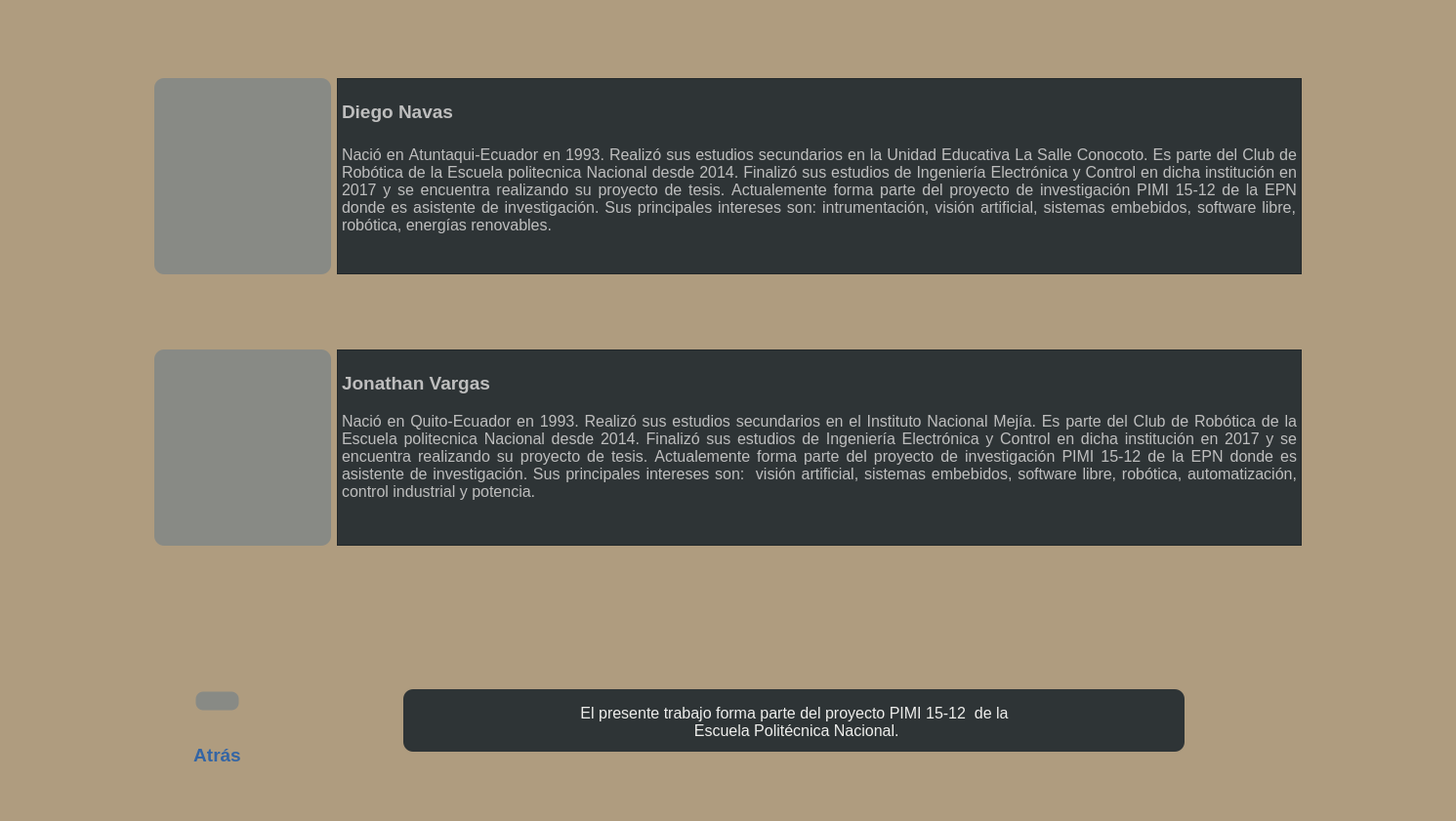
<?xml version="1.0" encoding="UTF-8"?>
<ui version="4.0">
 <class>v_autores11</class>
 <widget class="QMainWindow" name="v_autores11">
  <property name="geometry">
   <rect>
    <x>0</x>
    <y>0</y>
    <width>1491</width>
    <height>841</height>
   </rect>
  </property>
  <property name="windowTitle">
   <string>MainWindow</string>
  </property>
  <property name="styleSheet">
   <string notr="true">background-color: rgb(175, 156, 127);</string>
  </property>
  <widget class="QWidget" name="centralwidget">
   <layout class="QGridLayout" name="gridLayout_2">
    <item row="2" column="1">
     <spacer name="verticalSpacer_2">
      <property name="orientation">
       <enum>Qt::Vertical</enum>
      </property>
      <property name="sizeHint" stdset="0">
       <size>
        <width>20</width>
        <height>40</height>
       </size>
      </property>
     </spacer>
    </item>
    <item row="3" column="1">
     <layout class="QHBoxLayout" name="horizontalLayout_2">
      <item>
       <widget class="QFrame" name="frame_2">
        <property name="minimumSize">
         <size>
          <width>181</width>
          <height>201</height>
         </size>
        </property>
        <property name="styleSheet">
         <string notr="true">background-color: rgb(136, 138, 133);
border-width: 5px;
border-radius: 10px;</string>
        </property>
        <property name="frameShape">
         <enum>QFrame::StyledPanel</enum>
        </property>
        <property name="frameShadow">
         <enum>QFrame::Raised</enum>
        </property>
        <widget class="QLabel" name="label_2">
         <property name="geometry">
          <rect>
           <x>30</x>
           <y>20</y>
           <width>121</width>
           <height>151</height>
          </rect>
         </property>
         <property name="text">
          <string/>
         </property>
         <property name="pixmap">
          <pixmap resource="imagenes.qrc">:/imagenes/jona.jpg</pixmap>
         </property>
         <property name="scaledContents">
          <bool>true</bool>
         </property>
        </widget>
       </widget>
      </item>
      <item>
       <widget class="QTextEdit" name="textEdit_2">
        <property name="enabled">
         <bool>false</bool>
        </property>
        <property name="styleSheet">
         <string notr="true">background-color: rgb(46, 52, 54);</string>
        </property>
        <property name="html">
         <string>&lt;!DOCTYPE HTML PUBLIC &quot;-//W3C//DTD HTML 4.0//EN&quot; &quot;http://www.w3.org/TR/REC-html40/strict.dtd&quot;&gt;
&lt;html&gt;&lt;head&gt;&lt;meta name=&quot;qrichtext&quot; content=&quot;1&quot; /&gt;&lt;style type=&quot;text/css&quot;&gt;
p, li { white-space: pre-wrap; }
&lt;/style&gt;&lt;/head&gt;&lt;body style=&quot; font-family:'Ubuntu'; font-size:11pt; font-weight:400; font-style:normal;&quot;&gt;
&lt;p align=&quot;justify&quot; style=&quot;-qt-paragraph-type:empty; margin-top:0px; margin-bottom:0px; margin-left:0px; margin-right:0px; -qt-block-indent:0; text-indent:0px;&quot;&gt;&lt;br /&gt;&lt;/p&gt;
&lt;p align=&quot;justify&quot; style=&quot; margin-top:0px; margin-bottom:0px; margin-left:0px; margin-right:0px; -qt-block-indent:0; text-indent:0px;&quot;&gt;&lt;span style=&quot; font-size:14pt; font-weight:600;&quot;&gt;Jonathan Vargas&lt;/span&gt;&lt;/p&gt;
&lt;p align=&quot;justify&quot; style=&quot;-qt-paragraph-type:empty; margin-top:0px; margin-bottom:0px; margin-left:0px; margin-right:0px; -qt-block-indent:0; text-indent:0px;&quot;&gt;&lt;br /&gt;&lt;/p&gt;
&lt;p align=&quot;justify&quot; style=&quot; margin-top:0px; margin-bottom:0px; margin-left:0px; margin-right:0px; -qt-block-indent:0; text-indent:0px;&quot;&gt;&lt;span style=&quot; font-size:12pt;&quot;&gt;Nació&lt;/span&gt;&lt;span style=&quot; font-size:12pt; color:#c0c0c0;&quot;&gt; &lt;/span&gt;&lt;span style=&quot; font-size:12pt;&quot;&gt;en&lt;/span&gt;&lt;span style=&quot; font-size:12pt; color:#c0c0c0;&quot;&gt; &lt;/span&gt;&lt;span style=&quot; font-size:12pt;&quot;&gt;Quito-Ecuador&lt;/span&gt;&lt;span style=&quot; font-size:12pt; color:#c0c0c0;&quot;&gt; &lt;/span&gt;&lt;span style=&quot; font-size:12pt;&quot;&gt;en&lt;/span&gt;&lt;span style=&quot; font-size:12pt; color:#c0c0c0;&quot;&gt; &lt;/span&gt;&lt;span style=&quot; font-size:12pt;&quot;&gt;1993.&lt;/span&gt;&lt;span style=&quot; font-size:12pt; color:#c0c0c0;&quot;&gt; &lt;/span&gt;&lt;span style=&quot; font-size:12pt;&quot;&gt;Realizó&lt;/span&gt;&lt;span style=&quot; font-size:12pt; color:#c0c0c0;&quot;&gt; &lt;/span&gt;&lt;span style=&quot; font-size:12pt;&quot;&gt;sus&lt;/span&gt;&lt;span style=&quot; font-size:12pt; color:#c0c0c0;&quot;&gt; &lt;/span&gt;&lt;span style=&quot; font-size:12pt;&quot;&gt;estudios&lt;/span&gt;&lt;span style=&quot; font-size:12pt; color:#c0c0c0;&quot;&gt; &lt;/span&gt;&lt;span style=&quot; font-size:12pt;&quot;&gt;secundarios&lt;/span&gt;&lt;span style=&quot; font-size:12pt; color:#c0c0c0;&quot;&gt; &lt;/span&gt;&lt;span style=&quot; font-size:12pt;&quot;&gt;en&lt;/span&gt;&lt;span style=&quot; font-size:12pt; color:#c0c0c0;&quot;&gt; &lt;/span&gt;&lt;span style=&quot; font-size:12pt;&quot;&gt;el&lt;/span&gt;&lt;span style=&quot; font-size:12pt; color:#c0c0c0;&quot;&gt; &lt;/span&gt;&lt;span style=&quot; font-size:12pt;&quot;&gt;Instituto&lt;/span&gt;&lt;span style=&quot; font-size:12pt; color:#c0c0c0;&quot;&gt; &lt;/span&gt;&lt;span style=&quot; font-size:12pt;&quot;&gt;Nacional&lt;/span&gt;&lt;span style=&quot; font-size:12pt; color:#c0c0c0;&quot;&gt; &lt;/span&gt;&lt;span style=&quot; font-size:12pt;&quot;&gt;Mejía.&lt;/span&gt;&lt;span style=&quot; font-size:12pt; color:#c0c0c0;&quot;&gt; &lt;/span&gt;&lt;span style=&quot; font-size:12pt;&quot;&gt;Es&lt;/span&gt;&lt;span style=&quot; font-size:12pt; color:#c0c0c0;&quot;&gt; &lt;/span&gt;&lt;span style=&quot; font-size:12pt;&quot;&gt;parte&lt;/span&gt;&lt;span style=&quot; font-size:12pt; color:#c0c0c0;&quot;&gt; &lt;/span&gt;&lt;span style=&quot; font-size:12pt;&quot;&gt;del&lt;/span&gt;&lt;span style=&quot; font-size:12pt; color:#c0c0c0;&quot;&gt; &lt;/span&gt;&lt;span style=&quot; font-size:12pt;&quot;&gt;Club&lt;/span&gt;&lt;span style=&quot; font-size:12pt; color:#c0c0c0;&quot;&gt; &lt;/span&gt;&lt;span style=&quot; font-size:12pt;&quot;&gt;de&lt;/span&gt;&lt;span style=&quot; font-size:12pt; color:#c0c0c0;&quot;&gt; &lt;/span&gt;&lt;span style=&quot; font-size:12pt;&quot;&gt;Robótica&lt;/span&gt;&lt;span style=&quot; font-size:12pt; color:#c0c0c0;&quot;&gt; &lt;/span&gt;&lt;span style=&quot; font-size:12pt;&quot;&gt;de&lt;/span&gt;&lt;span style=&quot; font-size:12pt; color:#c0c0c0;&quot;&gt; &lt;/span&gt;&lt;span style=&quot; font-size:12pt;&quot;&gt;la&lt;/span&gt;&lt;span style=&quot; font-size:12pt; color:#c0c0c0;&quot;&gt; &lt;/span&gt;&lt;span style=&quot; font-size:12pt;&quot;&gt;Escuela&lt;/span&gt;&lt;span style=&quot; font-size:12pt; color:#c0c0c0;&quot;&gt; &lt;/span&gt;&lt;span style=&quot; font-size:12pt;&quot;&gt;politecnica&lt;/span&gt;&lt;span style=&quot; font-size:12pt; color:#c0c0c0;&quot;&gt; &lt;/span&gt;&lt;span style=&quot; font-size:12pt;&quot;&gt;Nacional&lt;/span&gt;&lt;span style=&quot; font-size:12pt; color:#c0c0c0;&quot;&gt; &lt;/span&gt;&lt;span style=&quot; font-size:12pt;&quot;&gt;desde&lt;/span&gt;&lt;span style=&quot; font-size:12pt; color:#c0c0c0;&quot;&gt; &lt;/span&gt;&lt;span style=&quot; font-size:12pt;&quot;&gt;2014.&lt;/span&gt;&lt;span style=&quot; font-size:12pt; color:#c0c0c0;&quot;&gt; &lt;/span&gt;&lt;span style=&quot; font-size:12pt;&quot;&gt;Finalizó&lt;/span&gt;&lt;span style=&quot; font-size:12pt; color:#c0c0c0;&quot;&gt; &lt;/span&gt;&lt;span style=&quot; font-size:12pt;&quot;&gt;sus&lt;/span&gt;&lt;span style=&quot; font-size:12pt; color:#c0c0c0;&quot;&gt; &lt;/span&gt;&lt;span style=&quot; font-size:12pt;&quot;&gt;estudios&lt;/span&gt;&lt;span style=&quot; font-size:12pt; color:#c0c0c0;&quot;&gt; &lt;/span&gt;&lt;span style=&quot; font-size:12pt;&quot;&gt;de&lt;/span&gt;&lt;span style=&quot; font-size:12pt; color:#c0c0c0;&quot;&gt; &lt;/span&gt;&lt;span style=&quot; font-size:12pt;&quot;&gt;Ingeniería&lt;/span&gt;&lt;span style=&quot; font-size:12pt; color:#c0c0c0;&quot;&gt; &lt;/span&gt;&lt;span style=&quot; font-size:12pt;&quot;&gt;Electrónica&lt;/span&gt;&lt;span style=&quot; font-size:12pt; color:#c0c0c0;&quot;&gt; &lt;/span&gt;&lt;span style=&quot; font-size:12pt;&quot;&gt;y&lt;/span&gt;&lt;span style=&quot; font-size:12pt; color:#c0c0c0;&quot;&gt; &lt;/span&gt;&lt;span style=&quot; font-size:12pt;&quot;&gt;Control&lt;/span&gt;&lt;span style=&quot; font-size:12pt; color:#c0c0c0;&quot;&gt; &lt;/span&gt;&lt;span style=&quot; font-size:12pt;&quot;&gt;en&lt;/span&gt;&lt;span style=&quot; font-size:12pt; color:#c0c0c0;&quot;&gt; &lt;/span&gt;&lt;span style=&quot; font-size:12pt;&quot;&gt;dicha&lt;/span&gt;&lt;span style=&quot; font-size:12pt; color:#c0c0c0;&quot;&gt; &lt;/span&gt;&lt;span style=&quot; font-size:12pt;&quot;&gt;institución&lt;/span&gt;&lt;span style=&quot; font-size:12pt; color:#c0c0c0;&quot;&gt; &lt;/span&gt;&lt;span style=&quot; font-size:12pt;&quot;&gt;en&lt;/span&gt;&lt;span style=&quot; font-size:12pt; color:#c0c0c0;&quot;&gt; &lt;/span&gt;&lt;span style=&quot; font-size:12pt;&quot;&gt;2017&lt;/span&gt;&lt;span style=&quot; font-size:12pt; color:#c0c0c0;&quot;&gt; &lt;/span&gt;&lt;span style=&quot; font-size:12pt;&quot;&gt;y&lt;/span&gt;&lt;span style=&quot; font-size:12pt; color:#c0c0c0;&quot;&gt; &lt;/span&gt;&lt;span style=&quot; font-size:12pt;&quot;&gt;se&lt;/span&gt;&lt;span style=&quot; font-size:12pt; color:#c0c0c0;&quot;&gt; &lt;/span&gt;&lt;span style=&quot; font-size:12pt;&quot;&gt;encuentra&lt;/span&gt;&lt;span style=&quot; font-size:12pt; color:#c0c0c0;&quot;&gt; &lt;/span&gt;&lt;span style=&quot; font-size:12pt;&quot;&gt;realizando&lt;/span&gt;&lt;span style=&quot; font-size:12pt; color:#c0c0c0;&quot;&gt; &lt;/span&gt;&lt;span style=&quot; font-size:12pt;&quot;&gt;su&lt;/span&gt;&lt;span style=&quot; font-size:12pt; color:#c0c0c0;&quot;&gt; &lt;/span&gt;&lt;span style=&quot; font-size:12pt;&quot;&gt;proyecto&lt;/span&gt;&lt;span style=&quot; font-size:12pt; color:#c0c0c0;&quot;&gt; &lt;/span&gt;&lt;span style=&quot; font-size:12pt;&quot;&gt;de&lt;/span&gt;&lt;span style=&quot; font-size:12pt; color:#c0c0c0;&quot;&gt; &lt;/span&gt;&lt;span style=&quot; font-size:12pt;&quot;&gt;tesis.&lt;/span&gt;&lt;span style=&quot; font-size:12pt; color:#c0c0c0;&quot;&gt; &lt;/span&gt;&lt;span style=&quot; font-size:12pt;&quot;&gt;Actualemente&lt;/span&gt;&lt;span style=&quot; font-size:12pt; color:#c0c0c0;&quot;&gt; &lt;/span&gt;&lt;span style=&quot; font-size:12pt;&quot;&gt;forma&lt;/span&gt;&lt;span style=&quot; font-size:12pt; color:#c0c0c0;&quot;&gt; &lt;/span&gt;&lt;span style=&quot; font-size:12pt;&quot;&gt;parte&lt;/span&gt;&lt;span style=&quot; font-size:12pt; color:#c0c0c0;&quot;&gt; &lt;/span&gt;&lt;span style=&quot; font-size:12pt;&quot;&gt;del&lt;/span&gt;&lt;span style=&quot; font-size:12pt; color:#c0c0c0;&quot;&gt; &lt;/span&gt;&lt;span style=&quot; font-size:12pt;&quot;&gt;proyecto&lt;/span&gt;&lt;span style=&quot; font-size:12pt; color:#c0c0c0;&quot;&gt; &lt;/span&gt;&lt;span style=&quot; font-size:12pt;&quot;&gt;de&lt;/span&gt;&lt;span style=&quot; font-size:12pt; color:#c0c0c0;&quot;&gt; &lt;/span&gt;&lt;span style=&quot; font-size:12pt;&quot;&gt;investigación&lt;/span&gt;&lt;span style=&quot; font-size:12pt; color:#c0c0c0;&quot;&gt; &lt;/span&gt;&lt;span style=&quot; font-size:12pt;&quot;&gt;PIMI&lt;/span&gt;&lt;span style=&quot; font-size:12pt; color:#c0c0c0;&quot;&gt; &lt;/span&gt;&lt;span style=&quot; font-size:12pt;&quot;&gt;15-12&lt;/span&gt;&lt;span style=&quot; font-size:12pt; color:#c0c0c0;&quot;&gt; &lt;/span&gt;&lt;span style=&quot; font-size:12pt;&quot;&gt;de&lt;/span&gt;&lt;span style=&quot; font-size:12pt; color:#c0c0c0;&quot;&gt; &lt;/span&gt;&lt;span style=&quot; font-size:12pt;&quot;&gt;la&lt;/span&gt;&lt;span style=&quot; font-size:12pt; color:#c0c0c0;&quot;&gt; &lt;/span&gt;&lt;span style=&quot; font-size:12pt;&quot;&gt;EPN&lt;/span&gt;&lt;span style=&quot; font-size:12pt; color:#c0c0c0;&quot;&gt; &lt;/span&gt;&lt;span style=&quot; font-size:12pt;&quot;&gt;donde&lt;/span&gt;&lt;span style=&quot; font-size:12pt; color:#c0c0c0;&quot;&gt; &lt;/span&gt;&lt;span style=&quot; font-size:12pt;&quot;&gt;es&lt;/span&gt;&lt;span style=&quot; font-size:12pt; color:#c0c0c0;&quot;&gt; &lt;/span&gt;&lt;span style=&quot; font-size:12pt;&quot;&gt;asistente&lt;/span&gt;&lt;span style=&quot; font-size:12pt; color:#c0c0c0;&quot;&gt; &lt;/span&gt;&lt;span style=&quot; font-size:12pt;&quot;&gt;de&lt;/span&gt;&lt;span style=&quot; font-size:12pt; color:#c0c0c0;&quot;&gt; &lt;/span&gt;&lt;span style=&quot; font-size:12pt;&quot;&gt;investigación.&lt;/span&gt;&lt;span style=&quot; font-size:12pt; color:#c0c0c0;&quot;&gt; &lt;/span&gt;&lt;span style=&quot; font-size:12pt;&quot;&gt;Sus&lt;/span&gt;&lt;span style=&quot; font-size:12pt; color:#c0c0c0;&quot;&gt; &lt;/span&gt;&lt;span style=&quot; font-size:12pt;&quot;&gt;principales&lt;/span&gt;&lt;span style=&quot; font-size:12pt; color:#c0c0c0;&quot;&gt; &lt;/span&gt;&lt;span style=&quot; font-size:12pt;&quot;&gt;intereses&lt;/span&gt;&lt;span style=&quot; font-size:12pt; color:#c0c0c0;&quot;&gt; &lt;/span&gt;&lt;span style=&quot; font-size:12pt;&quot;&gt;son:&lt;/span&gt;&lt;span style=&quot; font-size:12pt; color:#c0c0c0;&quot;&gt;  &lt;/span&gt;&lt;span style=&quot; font-size:12pt;&quot;&gt;visión&lt;/span&gt;&lt;span style=&quot; font-size:12pt; color:#c0c0c0;&quot;&gt; &lt;/span&gt;&lt;span style=&quot; font-size:12pt;&quot;&gt;artificial,&lt;/span&gt;&lt;span style=&quot; font-size:12pt; color:#c0c0c0;&quot;&gt; &lt;/span&gt;&lt;span style=&quot; font-size:12pt;&quot;&gt;sistemas&lt;/span&gt;&lt;span style=&quot; font-size:12pt; color:#c0c0c0;&quot;&gt; &lt;/span&gt;&lt;span style=&quot; font-size:12pt;&quot;&gt;embebidos,&lt;/span&gt;&lt;span style=&quot; font-size:12pt; color:#c0c0c0;&quot;&gt; &lt;/span&gt;&lt;span style=&quot; font-size:12pt;&quot;&gt;software&lt;/span&gt;&lt;span style=&quot; font-size:12pt; color:#c0c0c0;&quot;&gt; &lt;/span&gt;&lt;span style=&quot; font-size:12pt;&quot;&gt;libre,&lt;/span&gt;&lt;span style=&quot; font-size:12pt; color:#c0c0c0;&quot;&gt; &lt;/span&gt;&lt;span style=&quot; font-size:12pt;&quot;&gt;robótica,&lt;/span&gt;&lt;span style=&quot; font-size:12pt; color:#c0c0c0;&quot;&gt; &lt;/span&gt;&lt;span style=&quot; font-size:12pt;&quot;&gt;automatización,&lt;/span&gt;&lt;span style=&quot; font-size:12pt; color:#c0c0c0;&quot;&gt; &lt;/span&gt;&lt;span style=&quot; font-size:12pt;&quot;&gt;control&lt;/span&gt;&lt;span style=&quot; font-size:12pt; color:#c0c0c0;&quot;&gt; &lt;/span&gt;&lt;span style=&quot; font-size:12pt;&quot;&gt;industrial&lt;/span&gt;&lt;span style=&quot; font-size:12pt; color:#c0c0c0;&quot;&gt; &lt;/span&gt;&lt;span style=&quot; font-size:12pt;&quot;&gt;y&lt;/span&gt;&lt;span style=&quot; font-size:12pt; color:#c0c0c0;&quot;&gt; &lt;/span&gt;&lt;span style=&quot; font-size:12pt;&quot;&gt;potencia.&lt;/span&gt;&lt;/p&gt;&lt;/body&gt;&lt;/html&gt;</string>
        </property>
       </widget>
      </item>
     </layout>
    </item>
    <item row="4" column="1">
     <spacer name="verticalSpacer">
      <property name="orientation">
       <enum>Qt::Vertical</enum>
      </property>
      <property name="sizeHint" stdset="0">
       <size>
        <width>20</width>
        <height>40</height>
       </size>
      </property>
     </spacer>
    </item>
    <item row="5" column="1">
     <spacer name="verticalSpacer_4">
      <property name="orientation">
       <enum>Qt::Vertical</enum>
      </property>
      <property name="sizeHint" stdset="0">
       <size>
        <width>20</width>
        <height>40</height>
       </size>
      </property>
     </spacer>
    </item>
    <item row="6" column="1">
     <layout class="QHBoxLayout" name="horizontalLayout_4">
      <item>
       <spacer name="horizontalSpacer_4">
        <property name="orientation">
         <enum>Qt::Horizontal</enum>
        </property>
        <property name="sizeHint" stdset="0">
         <size>
          <width>40</width>
          <height>20</height>
         </size>
        </property>
       </spacer>
      </item>
      <item>
       <layout class="QVBoxLayout" name="verticalLayout">
        <item>
         <widget class="QPushButton" name="btRegresar">
          <property name="styleSheet">
           <string notr="true">background-color: rgb(136, 138, 133);
border-style: solid;
border-width: 5px;
border-radius: 10px;</string>
          </property>
          <property name="text">
           <string/>
          </property>
          <property name="icon">
           <iconset resource="imagenes.qrc">
            <normaloff>:/imagenes/retroceso-rapido(1).png</normaloff>:/imagenes/retroceso-rapido(1).png</iconset>
          </property>
          <property name="iconSize">
           <size>
            <width>60</width>
            <height>60</height>
           </size>
          </property>
         </widget>
        </item>
        <item>
         <widget class="QLabel" name="label_3">
          <property name="palette">
           <palette>
            <active>
             <colorrole role="WindowText">
              <brush brushstyle="SolidPattern">
               <color alpha="255">
                <red>52</red>
                <green>101</green>
                <blue>164</blue>
               </color>
              </brush>
             </colorrole>
             <colorrole role="Button">
              <brush brushstyle="SolidPattern">
               <color alpha="255">
                <red>175</red>
                <green>156</green>
                <blue>127</blue>
               </color>
              </brush>
             </colorrole>
             <colorrole role="Base">
              <brush brushstyle="SolidPattern">
               <color alpha="255">
                <red>175</red>
                <green>156</green>
                <blue>127</blue>
               </color>
              </brush>
             </colorrole>
             <colorrole role="Window">
              <brush brushstyle="SolidPattern">
               <color alpha="255">
                <red>175</red>
                <green>156</green>
                <blue>127</blue>
               </color>
              </brush>
             </colorrole>
            </active>
            <inactive>
             <colorrole role="WindowText">
              <brush brushstyle="SolidPattern">
               <color alpha="255">
                <red>52</red>
                <green>101</green>
                <blue>164</blue>
               </color>
              </brush>
             </colorrole>
             <colorrole role="Button">
              <brush brushstyle="SolidPattern">
               <color alpha="255">
                <red>175</red>
                <green>156</green>
                <blue>127</blue>
               </color>
              </brush>
             </colorrole>
             <colorrole role="Base">
              <brush brushstyle="SolidPattern">
               <color alpha="255">
                <red>175</red>
                <green>156</green>
                <blue>127</blue>
               </color>
              </brush>
             </colorrole>
             <colorrole role="Window">
              <brush brushstyle="SolidPattern">
               <color alpha="255">
                <red>175</red>
                <green>156</green>
                <blue>127</blue>
               </color>
              </brush>
             </colorrole>
            </inactive>
            <disabled>
             <colorrole role="WindowText">
              <brush brushstyle="SolidPattern">
               <color alpha="255">
                <red>190</red>
                <green>190</green>
                <blue>190</blue>
               </color>
              </brush>
             </colorrole>
             <colorrole role="Button">
              <brush brushstyle="SolidPattern">
               <color alpha="255">
                <red>175</red>
                <green>156</green>
                <blue>127</blue>
               </color>
              </brush>
             </colorrole>
             <colorrole role="Base">
              <brush brushstyle="SolidPattern">
               <color alpha="255">
                <red>175</red>
                <green>156</green>
                <blue>127</blue>
               </color>
              </brush>
             </colorrole>
             <colorrole role="Window">
              <brush brushstyle="SolidPattern">
               <color alpha="255">
                <red>175</red>
                <green>156</green>
                <blue>127</blue>
               </color>
              </brush>
             </colorrole>
            </disabled>
           </palette>
          </property>
          <property name="font">
           <font>
            <pointsize>14</pointsize>
            <weight>75</weight>
            <bold>true</bold>
           </font>
          </property>
          <property name="text">
           <string>Atrás</string>
          </property>
          <property name="alignment">
           <set>Qt::AlignCenter</set>
          </property>
         </widget>
        </item>
       </layout>
      </item>
      <item>
       <spacer name="horizontalSpacer_3">
        <property name="orientation">
         <enum>Qt::Horizontal</enum>
        </property>
        <property name="sizeHint" stdset="0">
         <size>
          <width>40</width>
          <height>20</height>
         </size>
        </property>
       </spacer>
      </item>
      <item>
       <spacer name="horizontalSpacer_7">
        <property name="orientation">
         <enum>Qt::Horizontal</enum>
        </property>
        <property name="sizeHint" stdset="0">
         <size>
          <width>40</width>
          <height>20</height>
         </size>
        </property>
       </spacer>
      </item>
      <item>
       <spacer name="horizontalSpacer_6">
        <property name="orientation">
         <enum>Qt::Horizontal</enum>
        </property>
        <property name="sizeHint" stdset="0">
         <size>
          <width>40</width>
          <height>20</height>
         </size>
        </property>
       </spacer>
      </item>
      <item>
       <spacer name="horizontalSpacer_5">
        <property name="orientation">
         <enum>Qt::Horizontal</enum>
        </property>
        <property name="sizeHint" stdset="0">
         <size>
          <width>40</width>
          <height>20</height>
         </size>
        </property>
       </spacer>
      </item>
      <item>
       <layout class="QVBoxLayout" name="verticalLayout_2">
        <item>
         <widget class="QGroupBox" name="groupBox">
          <property name="minimumSize">
           <size>
            <width>800</width>
            <height>50</height>
           </size>
          </property>
          <property name="styleSheet">
           <string notr="true">background-color: rgb(46, 52, 54);
border-width: 5px;
border-radius: 10px;</string>
          </property>
          <property name="title">
           <string/>
          </property>
          <layout class="QGridLayout" name="gridLayout">
           <item row="0" column="0">
            <layout class="QHBoxLayout" name="horizontalLayout_3">
             <item>
              <spacer name="horizontalSpacer">
               <property name="orientation">
                <enum>Qt::Horizontal</enum>
               </property>
               <property name="sizeHint" stdset="0">
                <size>
                 <width>40</width>
                 <height>20</height>
                </size>
               </property>
              </spacer>
             </item>
             <item>
              <widget class="QLabel" name="label_4">
               <property name="palette">
                <palette>
                 <active>
                  <colorrole role="WindowText">
                   <brush brushstyle="SolidPattern">
                    <color alpha="255">
                     <red>238</red>
                     <green>238</green>
                     <blue>236</blue>
                    </color>
                   </brush>
                  </colorrole>
                  <colorrole role="Button">
                   <brush brushstyle="SolidPattern">
                    <color alpha="255">
                     <red>46</red>
                     <green>52</green>
                     <blue>54</blue>
                    </color>
                   </brush>
                  </colorrole>
                  <colorrole role="Base">
                   <brush brushstyle="SolidPattern">
                    <color alpha="255">
                     <red>46</red>
                     <green>52</green>
                     <blue>54</blue>
                    </color>
                   </brush>
                  </colorrole>
                  <colorrole role="Window">
                   <brush brushstyle="SolidPattern">
                    <color alpha="255">
                     <red>46</red>
                     <green>52</green>
                     <blue>54</blue>
                    </color>
                   </brush>
                  </colorrole>
                 </active>
                 <inactive>
                  <colorrole role="WindowText">
                   <brush brushstyle="SolidPattern">
                    <color alpha="255">
                     <red>238</red>
                     <green>238</green>
                     <blue>236</blue>
                    </color>
                   </brush>
                  </colorrole>
                  <colorrole role="Button">
                   <brush brushstyle="SolidPattern">
                    <color alpha="255">
                     <red>46</red>
                     <green>52</green>
                     <blue>54</blue>
                    </color>
                   </brush>
                  </colorrole>
                  <colorrole role="Base">
                   <brush brushstyle="SolidPattern">
                    <color alpha="255">
                     <red>46</red>
                     <green>52</green>
                     <blue>54</blue>
                    </color>
                   </brush>
                  </colorrole>
                  <colorrole role="Window">
                   <brush brushstyle="SolidPattern">
                    <color alpha="255">
                     <red>46</red>
                     <green>52</green>
                     <blue>54</blue>
                    </color>
                   </brush>
                  </colorrole>
                 </inactive>
                 <disabled>
                  <colorrole role="WindowText">
                   <brush brushstyle="SolidPattern">
                    <color alpha="255">
                     <red>190</red>
                     <green>190</green>
                     <blue>190</blue>
                    </color>
                   </brush>
                  </colorrole>
                  <colorrole role="Button">
                   <brush brushstyle="SolidPattern">
                    <color alpha="255">
                     <red>46</red>
                     <green>52</green>
                     <blue>54</blue>
                    </color>
                   </brush>
                  </colorrole>
                  <colorrole role="Base">
                   <brush brushstyle="SolidPattern">
                    <color alpha="255">
                     <red>46</red>
                     <green>52</green>
                     <blue>54</blue>
                    </color>
                   </brush>
                  </colorrole>
                  <colorrole role="Window">
                   <brush brushstyle="SolidPattern">
                    <color alpha="255">
                     <red>46</red>
                     <green>52</green>
                     <blue>54</blue>
                    </color>
                   </brush>
                  </colorrole>
                 </disabled>
                </palette>
               </property>
               <property name="font">
                <font>
                 <pointsize>12</pointsize>
                </font>
               </property>
               <property name="text">
                <string>El presente trabajo forma parte del proyecto PIMI 15-12  de la 
 Escuela Politécnica Nacional.</string>
               </property>
               <property name="alignment">
                <set>Qt::AlignCenter</set>
               </property>
              </widget>
             </item>
             <item>
              <spacer name="horizontalSpacer_2">
               <property name="orientation">
                <enum>Qt::Horizontal</enum>
               </property>
               <property name="sizeHint" stdset="0">
                <size>
                 <width>40</width>
                 <height>20</height>
                </size>
               </property>
              </spacer>
             </item>
            </layout>
           </item>
          </layout>
         </widget>
        </item>
        <item>
         <spacer name="verticalSpacer_5">
          <property name="orientation">
           <enum>Qt::Vertical</enum>
          </property>
          <property name="sizeHint" stdset="0">
           <size>
            <width>20</width>
            <height>40</height>
           </size>
          </property>
         </spacer>
        </item>
       </layout>
      </item>
      <item>
       <spacer name="horizontalSpacer_8">
        <property name="orientation">
         <enum>Qt::Horizontal</enum>
        </property>
        <property name="sizeHint" stdset="0">
         <size>
          <width>40</width>
          <height>20</height>
         </size>
        </property>
       </spacer>
      </item>
      <item>
       <spacer name="horizontalSpacer_10">
        <property name="orientation">
         <enum>Qt::Horizontal</enum>
        </property>
        <property name="sizeHint" stdset="0">
         <size>
          <width>40</width>
          <height>20</height>
         </size>
        </property>
       </spacer>
      </item>
      <item>
       <spacer name="horizontalSpacer_9">
        <property name="orientation">
         <enum>Qt::Horizontal</enum>
        </property>
        <property name="sizeHint" stdset="0">
         <size>
          <width>40</width>
          <height>20</height>
         </size>
        </property>
       </spacer>
      </item>
     </layout>
    </item>
    <item row="0" column="1">
     <spacer name="verticalSpacer_3">
      <property name="orientation">
       <enum>Qt::Vertical</enum>
      </property>
      <property name="sizeHint" stdset="0">
       <size>
        <width>20</width>
        <height>40</height>
       </size>
      </property>
     </spacer>
    </item>
    <item row="1" column="0">
     <spacer name="horizontalSpacer_11">
      <property name="orientation">
       <enum>Qt::Horizontal</enum>
      </property>
      <property name="sizeHint" stdset="0">
       <size>
        <width>40</width>
        <height>20</height>
       </size>
      </property>
     </spacer>
    </item>
    <item row="1" column="1">
     <layout class="QHBoxLayout" name="horizontalLayout">
      <item>
       <widget class="QFrame" name="frame">
        <property name="minimumSize">
         <size>
          <width>181</width>
          <height>201</height>
         </size>
        </property>
        <property name="styleSheet">
         <string notr="true">background-color: rgb(136, 138, 133);
border-width: 5px;
border-radius: 10px;</string>
        </property>
        <property name="frameShape">
         <enum>QFrame::StyledPanel</enum>
        </property>
        <property name="frameShadow">
         <enum>QFrame::Raised</enum>
        </property>
        <widget class="QLabel" name="label">
         <property name="geometry">
          <rect>
           <x>20</x>
           <y>10</y>
           <width>141</width>
           <height>181</height>
          </rect>
         </property>
         <property name="minimumSize">
          <size>
           <width>141</width>
           <height>0</height>
          </size>
         </property>
         <property name="text">
          <string/>
         </property>
         <property name="pixmap">
          <pixmap resource="imagenes.qrc">:/imagenes/diego.jpg</pixmap>
         </property>
         <property name="scaledContents">
          <bool>true</bool>
         </property>
        </widget>
       </widget>
      </item>
      <item>
       <widget class="QTextEdit" name="textEdit">
        <property name="enabled">
         <bool>false</bool>
        </property>
        <property name="styleSheet">
         <string notr="true">background-color: rgb(46, 52, 54);</string>
        </property>
        <property name="html">
         <string>&lt;!DOCTYPE HTML PUBLIC &quot;-//W3C//DTD HTML 4.0//EN&quot; &quot;http://www.w3.org/TR/REC-html40/strict.dtd&quot;&gt;
&lt;html&gt;&lt;head&gt;&lt;meta name=&quot;qrichtext&quot; content=&quot;1&quot; /&gt;&lt;style type=&quot;text/css&quot;&gt;
p, li { white-space: pre-wrap; }
&lt;/style&gt;&lt;/head&gt;&lt;body style=&quot; font-family:'Ubuntu'; font-size:11pt; font-weight:400; font-style:normal;&quot;&gt;
&lt;p align=&quot;justify&quot; style=&quot;-qt-paragraph-type:empty; margin-top:0px; margin-bottom:0px; margin-left:0px; margin-right:0px; -qt-block-indent:0; text-indent:0px;&quot;&gt;&lt;br /&gt;&lt;/p&gt;
&lt;p align=&quot;justify&quot; style=&quot; margin-top:0px; margin-bottom:0px; margin-left:0px; margin-right:0px; -qt-block-indent:0; text-indent:0px;&quot;&gt;&lt;span style=&quot; font-size:14pt; font-weight:600;&quot;&gt;Diego Navas&lt;/span&gt;&lt;/p&gt;
&lt;p align=&quot;justify&quot; style=&quot;-qt-paragraph-type:empty; margin-top:0px; margin-bottom:0px; margin-left:0px; margin-right:0px; -qt-block-indent:0; text-indent:0px; font-size:14pt; font-weight:600;&quot;&gt;&lt;br /&gt;&lt;/p&gt;
&lt;p align=&quot;justify&quot; style=&quot; margin-top:0px; margin-bottom:0px; margin-left:0px; margin-right:0px; -qt-block-indent:0; text-indent:0px;&quot;&gt;&lt;span style=&quot; font-size:12pt;&quot;&gt;Nació&lt;/span&gt;&lt;span style=&quot; font-size:12pt; color:#c0c0c0;&quot;&gt; &lt;/span&gt;&lt;span style=&quot; font-size:12pt;&quot;&gt;en&lt;/span&gt;&lt;span style=&quot; font-size:12pt; color:#c0c0c0;&quot;&gt; &lt;/span&gt;&lt;span style=&quot; font-size:12pt;&quot;&gt;Atuntaqui-Ecuador&lt;/span&gt;&lt;span style=&quot; font-size:12pt; color:#c0c0c0;&quot;&gt; &lt;/span&gt;&lt;span style=&quot; font-size:12pt;&quot;&gt;en&lt;/span&gt;&lt;span style=&quot; font-size:12pt; color:#c0c0c0;&quot;&gt; &lt;/span&gt;&lt;span style=&quot; font-size:12pt;&quot;&gt;1993.&lt;/span&gt;&lt;span style=&quot; font-size:12pt; color:#c0c0c0;&quot;&gt; &lt;/span&gt;&lt;span style=&quot; font-size:12pt;&quot;&gt;Realizó&lt;/span&gt;&lt;span style=&quot; font-size:12pt; color:#c0c0c0;&quot;&gt; &lt;/span&gt;&lt;span style=&quot; font-size:12pt;&quot;&gt;sus&lt;/span&gt;&lt;span style=&quot; font-size:12pt; color:#c0c0c0;&quot;&gt; &lt;/span&gt;&lt;span style=&quot; font-size:12pt;&quot;&gt;estudios&lt;/span&gt;&lt;span style=&quot; font-size:12pt; color:#c0c0c0;&quot;&gt; &lt;/span&gt;&lt;span style=&quot; font-size:12pt;&quot;&gt;secundarios&lt;/span&gt;&lt;span style=&quot; font-size:12pt; color:#c0c0c0;&quot;&gt; &lt;/span&gt;&lt;span style=&quot; font-size:12pt;&quot;&gt;en la Unidad Educativa La Salle Conocoto.&lt;/span&gt;&lt;span style=&quot; font-size:12pt; color:#c0c0c0;&quot;&gt; &lt;/span&gt;&lt;span style=&quot; font-size:12pt;&quot;&gt;Es&lt;/span&gt;&lt;span style=&quot; font-size:12pt; color:#c0c0c0;&quot;&gt; &lt;/span&gt;&lt;span style=&quot; font-size:12pt;&quot;&gt;parte&lt;/span&gt;&lt;span style=&quot; font-size:12pt; color:#c0c0c0;&quot;&gt; &lt;/span&gt;&lt;span style=&quot; font-size:12pt;&quot;&gt;del&lt;/span&gt;&lt;span style=&quot; font-size:12pt; color:#c0c0c0;&quot;&gt; &lt;/span&gt;&lt;span style=&quot; font-size:12pt;&quot;&gt;Club&lt;/span&gt;&lt;span style=&quot; font-size:12pt; color:#c0c0c0;&quot;&gt; &lt;/span&gt;&lt;span style=&quot; font-size:12pt;&quot;&gt;de&lt;/span&gt;&lt;span style=&quot; font-size:12pt; color:#c0c0c0;&quot;&gt; &lt;/span&gt;&lt;span style=&quot; font-size:12pt;&quot;&gt;Robótica&lt;/span&gt;&lt;span style=&quot; font-size:12pt; color:#c0c0c0;&quot;&gt; &lt;/span&gt;&lt;span style=&quot; font-size:12pt;&quot;&gt;de&lt;/span&gt;&lt;span style=&quot; font-size:12pt; color:#c0c0c0;&quot;&gt; &lt;/span&gt;&lt;span style=&quot; font-size:12pt;&quot;&gt;la&lt;/span&gt;&lt;span style=&quot; font-size:12pt; color:#c0c0c0;&quot;&gt; &lt;/span&gt;&lt;span style=&quot; font-size:12pt;&quot;&gt;Escuela&lt;/span&gt;&lt;span style=&quot; font-size:12pt; color:#c0c0c0;&quot;&gt; &lt;/span&gt;&lt;span style=&quot; font-size:12pt;&quot;&gt;politecnica&lt;/span&gt;&lt;span style=&quot; font-size:12pt; color:#c0c0c0;&quot;&gt; &lt;/span&gt;&lt;span style=&quot; font-size:12pt;&quot;&gt;Nacional&lt;/span&gt;&lt;span style=&quot; font-size:12pt; color:#c0c0c0;&quot;&gt; &lt;/span&gt;&lt;span style=&quot; font-size:12pt;&quot;&gt;desde&lt;/span&gt;&lt;span style=&quot; font-size:12pt; color:#c0c0c0;&quot;&gt; &lt;/span&gt;&lt;span style=&quot; font-size:12pt;&quot;&gt;2014.&lt;/span&gt;&lt;span style=&quot; font-size:12pt; color:#c0c0c0;&quot;&gt; &lt;/span&gt;&lt;span style=&quot; font-size:12pt;&quot;&gt;Finalizó&lt;/span&gt;&lt;span style=&quot; font-size:12pt; color:#c0c0c0;&quot;&gt; &lt;/span&gt;&lt;span style=&quot; font-size:12pt;&quot;&gt;sus&lt;/span&gt;&lt;span style=&quot; font-size:12pt; color:#c0c0c0;&quot;&gt; &lt;/span&gt;&lt;span style=&quot; font-size:12pt;&quot;&gt;estudios&lt;/span&gt;&lt;span style=&quot; font-size:12pt; color:#c0c0c0;&quot;&gt; &lt;/span&gt;&lt;span style=&quot; font-size:12pt;&quot;&gt;de&lt;/span&gt;&lt;span style=&quot; font-size:12pt; color:#c0c0c0;&quot;&gt; &lt;/span&gt;&lt;span style=&quot; font-size:12pt;&quot;&gt;Ingeniería&lt;/span&gt;&lt;span style=&quot; font-size:12pt; color:#c0c0c0;&quot;&gt; &lt;/span&gt;&lt;span style=&quot; font-size:12pt;&quot;&gt;Electrónica&lt;/span&gt;&lt;span style=&quot; font-size:12pt; color:#c0c0c0;&quot;&gt; &lt;/span&gt;&lt;span style=&quot; font-size:12pt;&quot;&gt;y&lt;/span&gt;&lt;span style=&quot; font-size:12pt; color:#c0c0c0;&quot;&gt; &lt;/span&gt;&lt;span style=&quot; font-size:12pt;&quot;&gt;Control&lt;/span&gt;&lt;span style=&quot; font-size:12pt; color:#c0c0c0;&quot;&gt; &lt;/span&gt;&lt;span style=&quot; font-size:12pt;&quot;&gt;en&lt;/span&gt;&lt;span style=&quot; font-size:12pt; color:#c0c0c0;&quot;&gt; &lt;/span&gt;&lt;span style=&quot; font-size:12pt;&quot;&gt;dicha&lt;/span&gt;&lt;span style=&quot; font-size:12pt; color:#c0c0c0;&quot;&gt; &lt;/span&gt;&lt;span style=&quot; font-size:12pt;&quot;&gt;institución&lt;/span&gt;&lt;span style=&quot; font-size:12pt; color:#c0c0c0;&quot;&gt; &lt;/span&gt;&lt;span style=&quot; font-size:12pt;&quot;&gt;en&lt;/span&gt;&lt;span style=&quot; font-size:12pt; color:#c0c0c0;&quot;&gt; &lt;/span&gt;&lt;span style=&quot; font-size:12pt;&quot;&gt;2017&lt;/span&gt;&lt;span style=&quot; font-size:12pt; color:#c0c0c0;&quot;&gt; &lt;/span&gt;&lt;span style=&quot; font-size:12pt;&quot;&gt;y&lt;/span&gt;&lt;span style=&quot; font-size:12pt; color:#c0c0c0;&quot;&gt; &lt;/span&gt;&lt;span style=&quot; font-size:12pt;&quot;&gt;se&lt;/span&gt;&lt;span style=&quot; font-size:12pt; color:#c0c0c0;&quot;&gt; &lt;/span&gt;&lt;span style=&quot; font-size:12pt;&quot;&gt;encuentra&lt;/span&gt;&lt;span style=&quot; font-size:12pt; color:#c0c0c0;&quot;&gt; &lt;/span&gt;&lt;span style=&quot; font-size:12pt;&quot;&gt;realizando&lt;/span&gt;&lt;span style=&quot; font-size:12pt; color:#c0c0c0;&quot;&gt; &lt;/span&gt;&lt;span style=&quot; font-size:12pt;&quot;&gt;su&lt;/span&gt;&lt;span style=&quot; font-size:12pt; color:#c0c0c0;&quot;&gt; &lt;/span&gt;&lt;span style=&quot; font-size:12pt;&quot;&gt;proyecto&lt;/span&gt;&lt;span style=&quot; font-size:12pt; color:#c0c0c0;&quot;&gt; &lt;/span&gt;&lt;span style=&quot; font-size:12pt;&quot;&gt;de&lt;/span&gt;&lt;span style=&quot; font-size:12pt; color:#c0c0c0;&quot;&gt; &lt;/span&gt;&lt;span style=&quot; font-size:12pt;&quot;&gt;tesis.&lt;/span&gt;&lt;span style=&quot; font-size:12pt; color:#c0c0c0;&quot;&gt; &lt;/span&gt;&lt;span style=&quot; font-size:12pt;&quot;&gt;Actualemente&lt;/span&gt;&lt;span style=&quot; font-size:12pt; color:#c0c0c0;&quot;&gt; &lt;/span&gt;&lt;span style=&quot; font-size:12pt;&quot;&gt;forma&lt;/span&gt;&lt;span style=&quot; font-size:12pt; color:#c0c0c0;&quot;&gt; &lt;/span&gt;&lt;span style=&quot; font-size:12pt;&quot;&gt;parte&lt;/span&gt;&lt;span style=&quot; font-size:12pt; color:#c0c0c0;&quot;&gt; &lt;/span&gt;&lt;span style=&quot; font-size:12pt;&quot;&gt;del&lt;/span&gt;&lt;span style=&quot; font-size:12pt; color:#c0c0c0;&quot;&gt; &lt;/span&gt;&lt;span style=&quot; font-size:12pt;&quot;&gt;proyecto&lt;/span&gt;&lt;span style=&quot; font-size:12pt; color:#c0c0c0;&quot;&gt; &lt;/span&gt;&lt;span style=&quot; font-size:12pt;&quot;&gt;de&lt;/span&gt;&lt;span style=&quot; font-size:12pt; color:#c0c0c0;&quot;&gt; &lt;/span&gt;&lt;span style=&quot; font-size:12pt;&quot;&gt;investigación&lt;/span&gt;&lt;span style=&quot; font-size:12pt; color:#c0c0c0;&quot;&gt; &lt;/span&gt;&lt;span style=&quot; font-size:12pt;&quot;&gt;PIMI&lt;/span&gt;&lt;span style=&quot; font-size:12pt; color:#c0c0c0;&quot;&gt; &lt;/span&gt;&lt;span style=&quot; font-size:12pt;&quot;&gt;15-12&lt;/span&gt;&lt;span style=&quot; font-size:12pt; color:#c0c0c0;&quot;&gt; &lt;/span&gt;&lt;span style=&quot; font-size:12pt;&quot;&gt;de&lt;/span&gt;&lt;span style=&quot; font-size:12pt; color:#c0c0c0;&quot;&gt; &lt;/span&gt;&lt;span style=&quot; font-size:12pt;&quot;&gt;la&lt;/span&gt;&lt;span style=&quot; font-size:12pt; color:#c0c0c0;&quot;&gt; &lt;/span&gt;&lt;span style=&quot; font-size:12pt;&quot;&gt;EPN&lt;/span&gt;&lt;span style=&quot; font-size:12pt; color:#c0c0c0;&quot;&gt; &lt;/span&gt;&lt;span style=&quot; font-size:12pt;&quot;&gt;donde&lt;/span&gt;&lt;span style=&quot; font-size:12pt; color:#c0c0c0;&quot;&gt; &lt;/span&gt;&lt;span style=&quot; font-size:12pt;&quot;&gt;es&lt;/span&gt;&lt;span style=&quot; font-size:12pt; color:#c0c0c0;&quot;&gt; &lt;/span&gt;&lt;span style=&quot; font-size:12pt;&quot;&gt;asistente&lt;/span&gt;&lt;span style=&quot; font-size:12pt; color:#c0c0c0;&quot;&gt; &lt;/span&gt;&lt;span style=&quot; font-size:12pt;&quot;&gt;de&lt;/span&gt;&lt;span style=&quot; font-size:12pt; color:#c0c0c0;&quot;&gt; &lt;/span&gt;&lt;span style=&quot; font-size:12pt;&quot;&gt;investigación.&lt;/span&gt;&lt;span style=&quot; font-size:12pt; color:#c0c0c0;&quot;&gt; &lt;/span&gt;&lt;span style=&quot; font-size:12pt;&quot;&gt;Sus&lt;/span&gt;&lt;span style=&quot; font-size:12pt; color:#c0c0c0;&quot;&gt; &lt;/span&gt;&lt;span style=&quot; font-size:12pt;&quot;&gt;principales&lt;/span&gt;&lt;span style=&quot; font-size:12pt; color:#c0c0c0;&quot;&gt; &lt;/span&gt;&lt;span style=&quot; font-size:12pt;&quot;&gt;intereses&lt;/span&gt;&lt;span style=&quot; font-size:12pt; color:#c0c0c0;&quot;&gt; &lt;/span&gt;&lt;span style=&quot; font-size:12pt;&quot;&gt;son: intrumentación, visión&lt;/span&gt;&lt;span style=&quot; font-size:12pt; color:#c0c0c0;&quot;&gt; &lt;/span&gt;&lt;span style=&quot; font-size:12pt;&quot;&gt;artificial,&lt;/span&gt;&lt;span style=&quot; font-size:12pt; color:#c0c0c0;&quot;&gt; &lt;/span&gt;&lt;span style=&quot; font-size:12pt;&quot;&gt;sistemas&lt;/span&gt;&lt;span style=&quot; font-size:12pt; color:#c0c0c0;&quot;&gt; &lt;/span&gt;&lt;span style=&quot; font-size:12pt;&quot;&gt;embebidos,&lt;/span&gt;&lt;span style=&quot; font-size:12pt; color:#c0c0c0;&quot;&gt; &lt;/span&gt;&lt;span style=&quot; font-size:12pt;&quot;&gt;software&lt;/span&gt;&lt;span style=&quot; font-size:12pt; color:#c0c0c0;&quot;&gt; &lt;/span&gt;&lt;span style=&quot; font-size:12pt;&quot;&gt;libre,&lt;/span&gt;&lt;span style=&quot; font-size:12pt; color:#c0c0c0;&quot;&gt; &lt;/span&gt;&lt;span style=&quot; font-size:12pt;&quot;&gt;robótica,&lt;/span&gt;&lt;span style=&quot; font-size:12pt; color:#c0c0c0;&quot;&gt; &lt;/span&gt;&lt;span style=&quot; font-size:12pt;&quot;&gt;energías renovables.&lt;/span&gt;&lt;/p&gt;&lt;/body&gt;&lt;/html&gt;</string>
        </property>
       </widget>
      </item>
     </layout>
    </item>
    <item row="1" column="2">
     <spacer name="horizontalSpacer_12">
      <property name="orientation">
       <enum>Qt::Horizontal</enum>
      </property>
      <property name="sizeHint" stdset="0">
       <size>
        <width>40</width>
        <height>20</height>
       </size>
      </property>
     </spacer>
    </item>
   </layout>
  </widget>
  <widget class="QMenuBar" name="menubar">
   <property name="geometry">
    <rect>
     <x>0</x>
     <y>0</y>
     <width>1491</width>
     <height>22</height>
    </rect>
   </property>
  </widget>
  <widget class="QStatusBar" name="statusbar"/>
 </widget>
 <resources>
  <include location="imagenes.qrc"/>
 </resources>
 <connections/>
</ui>
